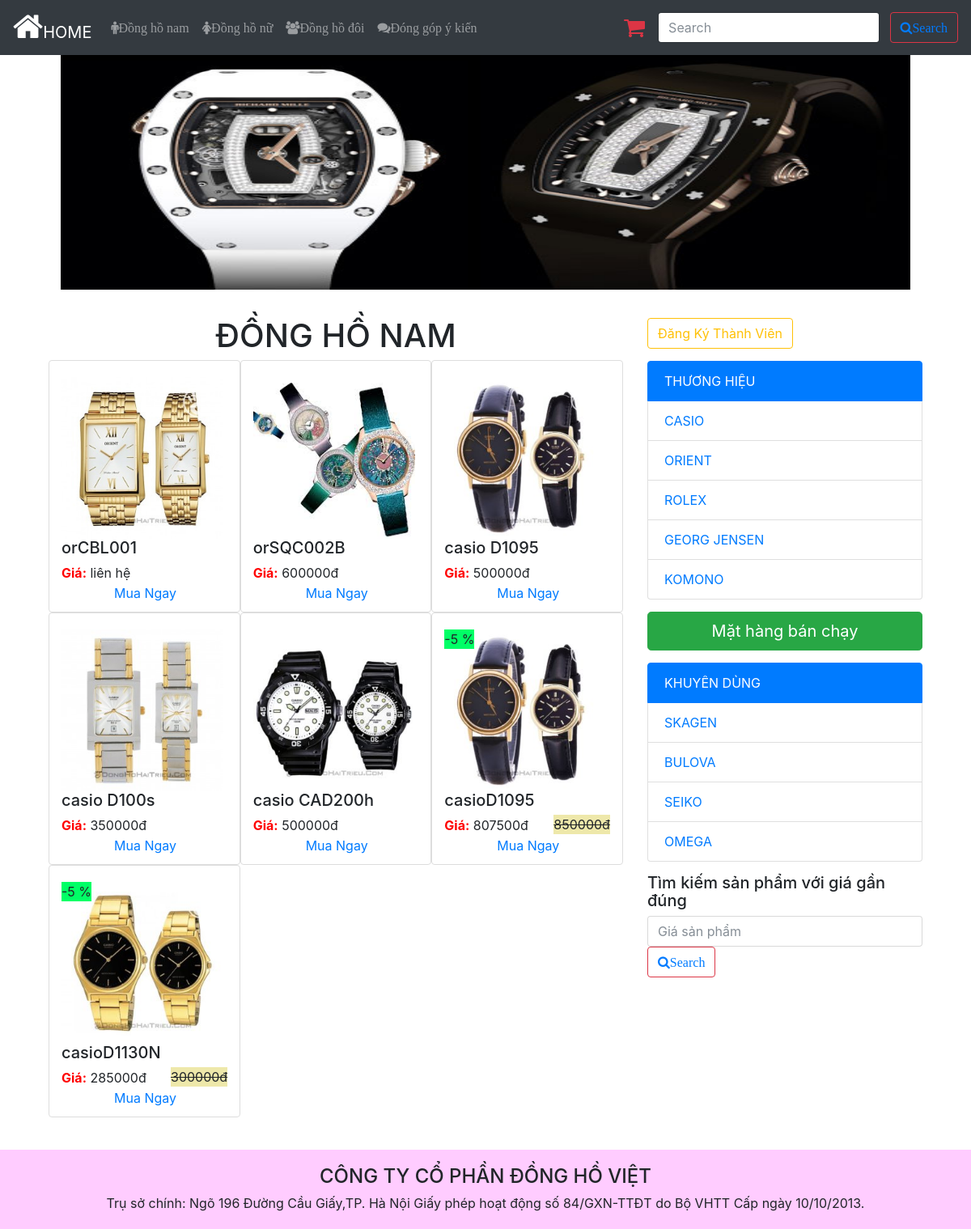
The app's page /webcode/index.php?p=product/dhdoi.php with its own data.
### tables this page shows
CREATE TABLE `tbl_sanpham` (
  `id_sanpham` int(11) NOT NULL,
  `id_NSX` int(11) NOT NULL,
  `tensanpham` varchar(100) NOT NULL,
  `hinhanh` varchar(225) DEFAULT NULL,
  `soluong` int(4) NOT NULL,
  `dongia` float(11,0) NOT NULL,
  `khuyenmai` int(11) DEFAULT NULL,
  `thongtinsp` varchar(255) DEFAULT NULL,
  `baohanh` varchar(255) DEFAULT NULL,
  `doituong` varchar(10) DEFAULT NULL
);

### webcode/product/dhdoi.php (the view)
<h1 align="center">ĐỒNG HỒ NAM</h1>
<?php
	include("dbconnect.php");
	$sql = "SELECT * FROM tbl_sanpham as s WHERE (s.doituong like '%doi%')";
	$stmt = $conn->prepare($sql);
	$stmt->execute();
		while ($result = $stmt->fetch())
		{?>
		<div class="col-md-4 img-thumbnail" style="float: left; padding-top: 20px;padding-bottom: 20px">
				<a href="index.php?p=product/ttchitiet.php&&id_sanpham=<?php echo $result["id_sanpham"] ?>">
					<img  src="img_produc/<?php echo $result["hinhanh"] ?>" width="200px" height="200px" ></a>
					<?php
					if($result["khuyenmai"]==0){
					$khuyenmai="";
					$giagoc="";
				}else{
				$khuyenmai= "-".$result["khuyenmai"]." %";
				$giagoc=$result["dongia"]."đ";
				}
					 ?>
					<p style="position: absolute; margin-top: -200px; background: #00FF66;"><?php echo $khuyenmai ?></p>
				<span><h5><?php echo $result["tensanpham"] ?></h5></span><p style="position: absolute; margin-top: -1px; background: #eee8aa; margin-left: 135px"><strike><?php echo $giagoc; ?></strike></p>
				<p style="border-radius: 8px; position: absolute; margin-top: 25px; margin-left: 65px">
					<a href="index.php?p=giohang/giohang.php&&themgiohang=<?php echo $result["id_sanpham"] ?>">Mua Ngay</a>
				</p>
				<p><b style="color: red">Giá:</b>
				<?php
				if($result["dongia"]==0){
					$gia="liên hệ";
				}else{
				$gia= ($result["dongia"]-($result["dongia"]*$result["khuyenmai"])/100)."đ"; ;
				} echo $gia;
				?></p>
		</div>
<?php
		}
 ?>

### webcode/index.php (style rules this page uses)
body { padding-top: 68px; padding-bottom: 70px; }

### records on screen
tbl_sanpham: hinhanh (picture), tensanpham "orCBL001", dongia "liên hệ"
tbl_sanpham: hinhanh (picture), tensanpham "orSQC002B", gia "600000đ"
tbl_sanpham: hinhanh (picture), tensanpham "casio D1095", gia "500000đ"
tbl_sanpham: hinhanh (picture), tensanpham "casio D100s", gia "350000đ"
tbl_sanpham: hinhanh (picture), tensanpham "casio CAD200h", gia "500000đ"
tbl_sanpham: hinhanh (picture), khuyenmai "-5 %", tensanpham "casioD1095", dongia "850000đ", gia "807500đ"
tbl_sanpham: hinhanh (picture), khuyenmai "-5 %", tensanpham "casioD1130N", dongia "300000đ", gia "285000đ"
